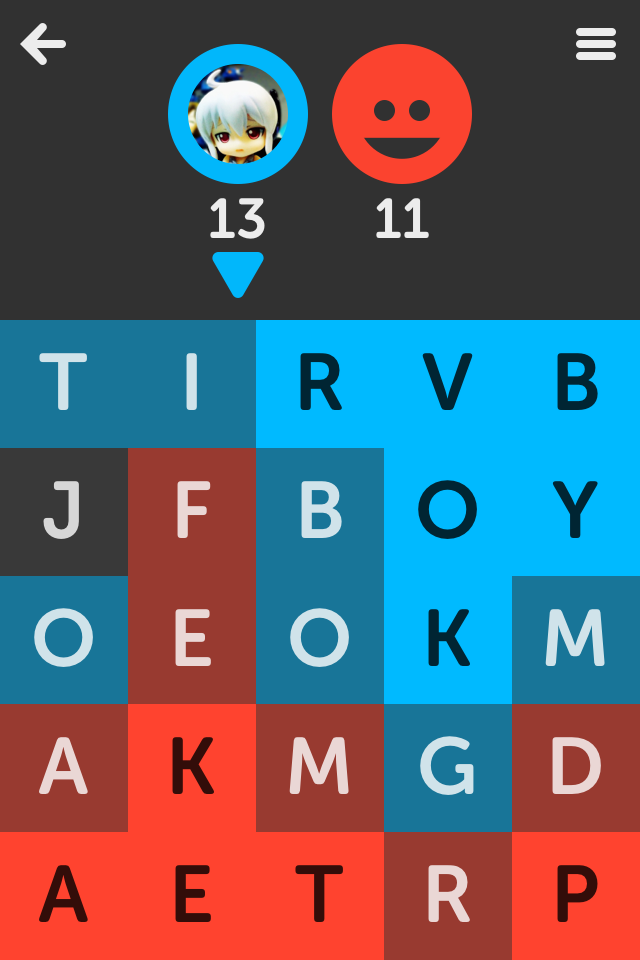
#> input picture data/samples/IMG_3006.PNG, 640 x 960 px, given in place of a.png, which was not available
$ python analysis.py   (Python 2 division)
#> lines starting #> are read from the running program, lines starting #| are printed output that depends on the picture
### pca.py
from numpy import array
import numpy as np
import Image

class PCA():
  def __init__(self, num_components=0):
    self._num_components = num_components
    self.__init_features()

  def __init_features(self):
    if not self.__load_features():
      _crops = []
      for l in map(chr, range(97,123)):
        img = Image.open('data/crops/%s.png' %l).convert('L')
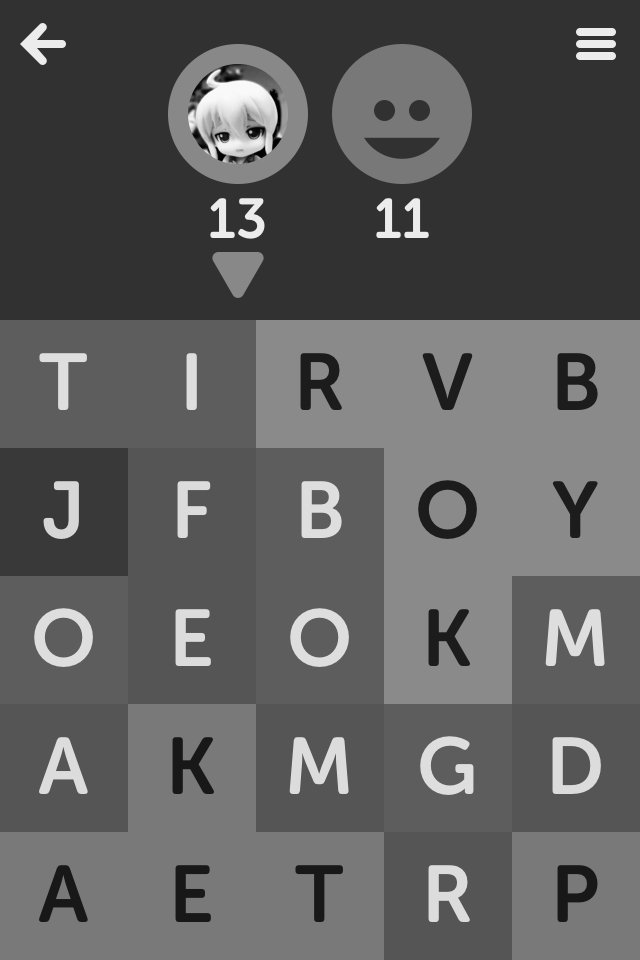
#> img: PIL image 640x960 L; min 1, max 251, mean 94
        _crops.append(PCA.load_image(img))
#> pass 2 of the loop in __init_features, `for l in map(chr, range(97,123)):`:
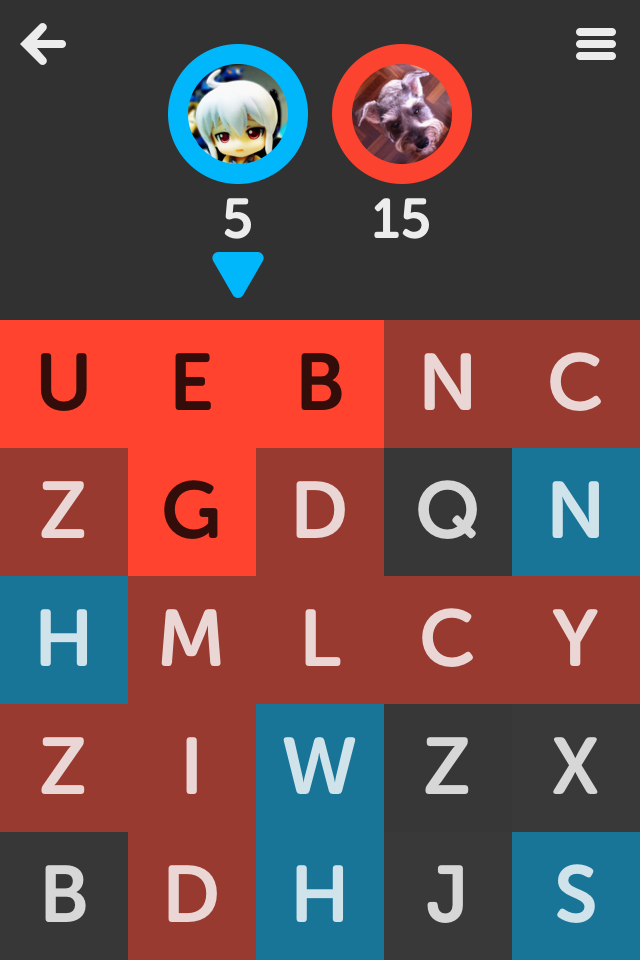
#> input picture data/samples/IMG_3007.PNG, 640 x 960 px, given in place of b.png, which was not available
#> in __init_features, `img = Image.open('data/crops/%s.png' %l).convert('L')`:
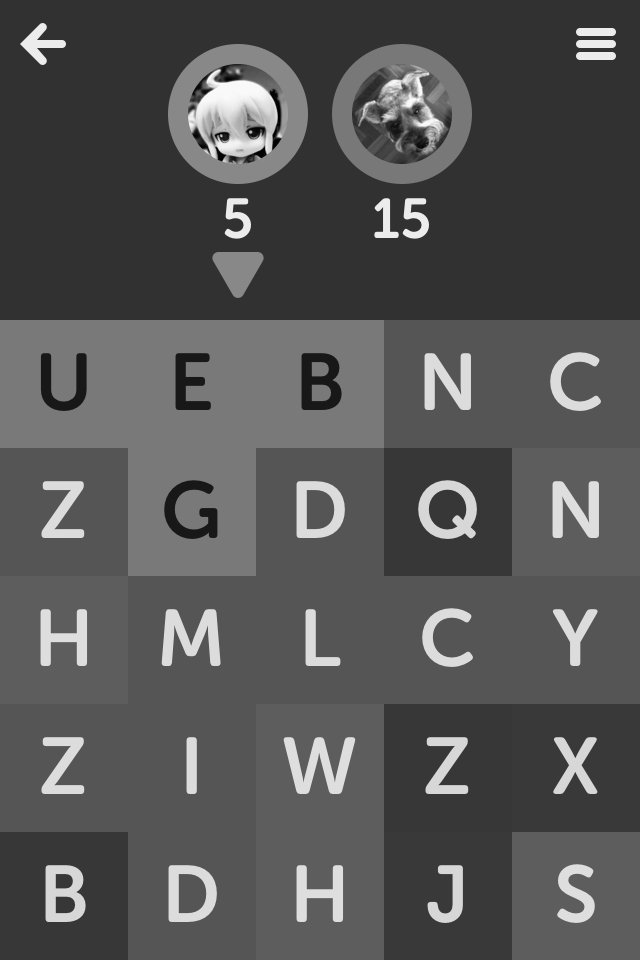
#> img: PIL image 640x960 L; min 1, max 251, mean 84.6
      self.compute(np.array(_crops))
      self.__store_features()

  def __load_features(self):
    try:
      f = open('data/feature.npz', 'rb')
      _feature = np.load(f)
      f.close()
      self._eigenvalues = _feature['eigenvalues']
      self._eigenvectors = _feature['eigenvectors']
      self._mean = _feature['mean']
      self._features = _feature['features']

      return True
    except:
      return False

  # [11 lines left out: function __store_features, not called in this run]

  @staticmethod
  def load_image(img):
    data = np.array(img.getdata(),
                    np.uint8).reshape(img.size[1], img.size[0])
    return (data - data.mean()) / data.std()

  # [42 lines left out: functions asColumnMatrix, compute, not called in this run]

  def extract(self,X):
    X = np.asarray(X).reshape(-1,1)
    return self.project(X)

  def project(self, X):
    X = X - self._mean
    return np.dot(self._eigenvectors.T, X)

  def reconstruct(self, X):
    X = np.dot(self._eigenvectors, X)
    return X + self._mean

  @property
  def num_components(self):
    return self._num_components

  @property
  def eigenvalues(self):
    return self._eigenvalues

  @property
  def eigenvectors(self):
    return self._eigenvectors

  @property
  def mean(self):
    return self._mean

  @property
  def features(self):
    return self._features

  def __repr__(self):
    return "PCA (num_components=%d)" % (self._num_components)


# [6 lines that do not run on import are left out]


### analysis.py
import Image
from scipy.spatial.distance import euclidean
from parse import crop_and_perprocessing
from pca import PCA


#> (the run stopped early here; a loop or call above may not have finished)
